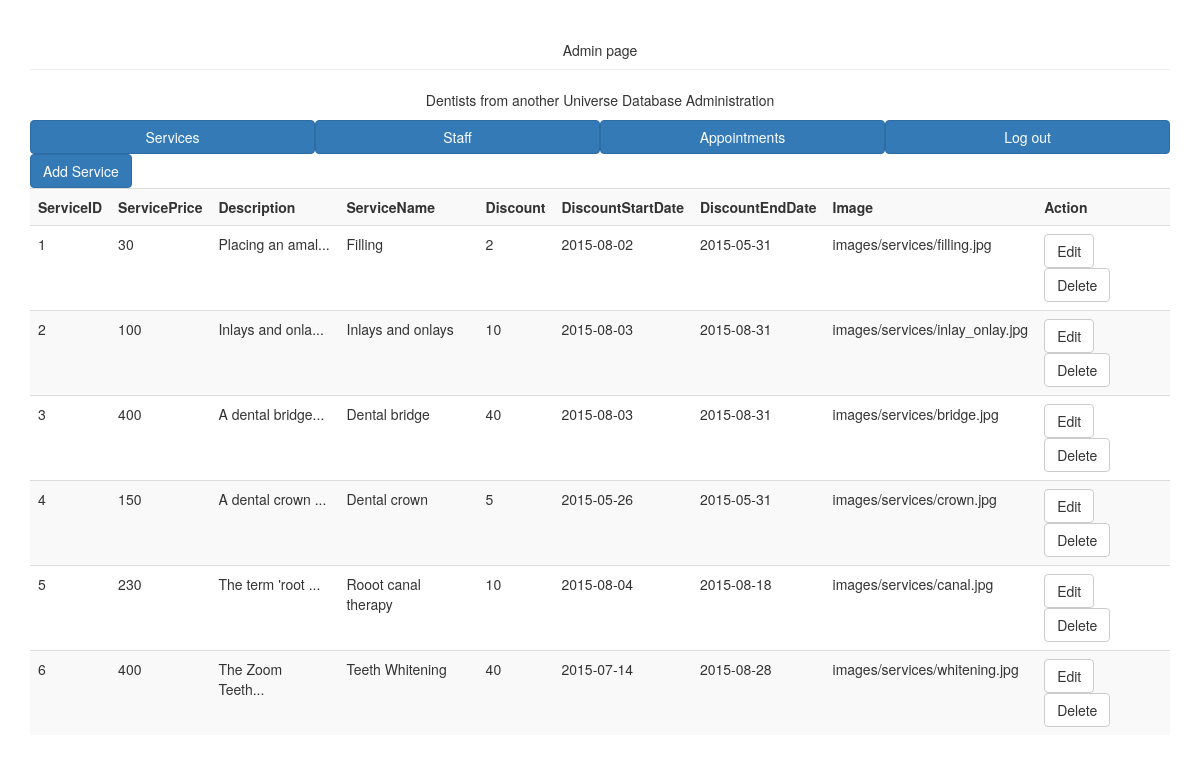
Page /admin/index.php (signed in) on the committed database.
### tables this page shows
CREATE TABLE IF NOT EXISTS `services` (
`ServiceID` int(11) NOT NULL,
  `ServiceName` varchar(50) NOT NULL,
  `Description` varchar(500) NOT NULL,
  `ServicePrice` double NOT NULL,
  `Discount` float NOT NULL,
  `DiscountStartDate` date NOT NULL,
  `DiscountEndDate` date NOT NULL,
  `Image` varchar(100) NOT NULL
);

### admin/Db.php (called while the page is built, shortened)
<?php
class Db {
    private $username = "root";
    private $password = "";
    private $server = "localhost";
    private $database = "dentist";
    private $link;
    public function __construct() {
        $this->link = mysqli_connect($this->server, $this->username, $this->password, $this->database) or die('Failed to connect.');
    }
    public function query($sql) {
        return mysqli_query($this->link, $sql);
    }
}
?>

### admin/Admin.php (the view, shortened to what this page needs)
<?php
include_once "Db.php";
class Admin
{
    public function __construct() {
        if(!$this->isAdmin()) {
            $this->checkAdmin();
            $this->displayLogin();
        } else {
            $this->displayPage();
        }
    }
    private function displayPage() {
        $page = !isset($_GET['page']) ? 'services' : $_GET['page'];
        $this->displayNav();
        switch($page) {
            case 'services':
                $this->displayServices();
                break;
        }
    }
    private function displayServices() {
        $db = new Db();
        $products = $db->query("
            SELECT *
            FROM dentist.services AS Services
        ");
        echo '<div>
        <a href="?page=addservice" class="btn btn-primary">Add Service</a>
        </div>';
        echo '<table class="table table-striped">';
        echo '<tr>';
        echo '<th>ServiceID</th><th>ServicePrice</th><th>Description</th><th>ServiceName</th><th>Discount</th><th>DiscountStartDate</th><th>DiscountEndDate</th><th>Image</th><th>Action</th>';
        echo '</tr>';
        while($service = mysqli_fetch_array($products, MYSQL_ASSOC)) {
            echo '<tr>
                <td>'.$service['ServiceID'].'</td>
                <td>'.$service['ServicePrice'].'</td>
                <td>
                '.(strlen($service['Description']) > 15
                ?
                substr($service['Description'], 0, 15) . '...'
                :
                $service['Description']).'
                </td>
                <td>'.$service['ServiceName'].'</td>
                <td>'.$service['Discount'].'</td>
                <td>'.$service['DiscountStartDate'].'</td>
                <td>'.$service['DiscountEndDate'].'</td>
                <td>'.$service['Image'].'</td>
                <td>
                <a href="?page=editservice&id='.$service['ServiceID'].'" class="btn btn-default">Edit</a>
                <a href="?page=deleteservice&id='.$service['ServiceID'].'" class="btn btn-default">Delete</a>
                </td>
            </tr>';
        }
        echo '</table>';
    }
    private function displayNav() {
        echo '
        <a href="?page=services" class="btn btn-primary col-sm-3">Services</a>
        <a href="?page=staff" class="btn btn-primary col-sm-3">Staff</a>
        <a href="?page=appointment" class="btn btn-primary col-sm-3">Appointments</a>
        <a href="?page=logout" class="btn btn-primary col-sm-3">Log out</a>
        ';
    }
    private function isAdmin() {
        if(!isset($_SESSION['admin'])){
            return false;
        } else {
            if($_SESSION['admin'] != '1') {
                return false;
            } else {
                return true;
            }
        }
    }
}
new Admin();

### admin/index.php (shortened to what this page needs)
<!DOCTYPE html>
<html lang="en">
<head>
    <link rel="stylesheet" href="http://maxcdn.bootstrapcdn.com/bootstrap/3.3.4/css/bootstrap.min.css">
</head>
<body>
    <div class="container">
        <div class="page-header text-center">Admin page</div>
        <p class="text-center">Dentists from another Universe Database Administration</p>
    </div>
<div class="container">
    <?php include "Admin.php"; ?>
</div>
</body>
</html>

### rows in the picture
services: ServiceID "1", ServicePrice "30", Description "Placing an amal", ServiceName "Filling", Discount "2", DiscountStartDate "2015-08-02", DiscountEndDate "2015-05-31", Image "images/services/filling.jpg"
services: ServiceID "2", ServicePrice "100", Description "Inlays and onla", ServiceName "Inlays and onlays", Discount "10", DiscountStartDate "2015-08-03", DiscountEndDate "2015-08-31", Image "images/services/inlay_onlay.jpg"
services: ServiceID "3", ServicePrice "400", Description "A dental bridge", ServiceName "Dental bridge", Discount "40", DiscountStartDate "2015-08-03", DiscountEndDate "2015-08-31", Image "images/services/bridge.jpg"
services: ServiceID "4", ServicePrice "150", Description "A dental crown", ServiceName "Dental crown", Discount "5", DiscountStartDate "2015-05-26", DiscountEndDate "2015-05-31", Image "images/services/crown.jpg"
services: ServiceID "5", ServicePrice "230", Description "The term 'root", ServiceName "Rooot canal therapy", Discount "10", DiscountStartDate "2015-08-04", DiscountEndDate "2015-08-18", Image "images/services/canal.jpg"
services: ServiceID "6", ServicePrice "400", Description "The Zoom Teeth", ServiceName "Teeth Whitening", Discount "40", DiscountStartDate "2015-07-14", DiscountEndDate "2015-08-28", Image "images/services/whitening.jpg"
